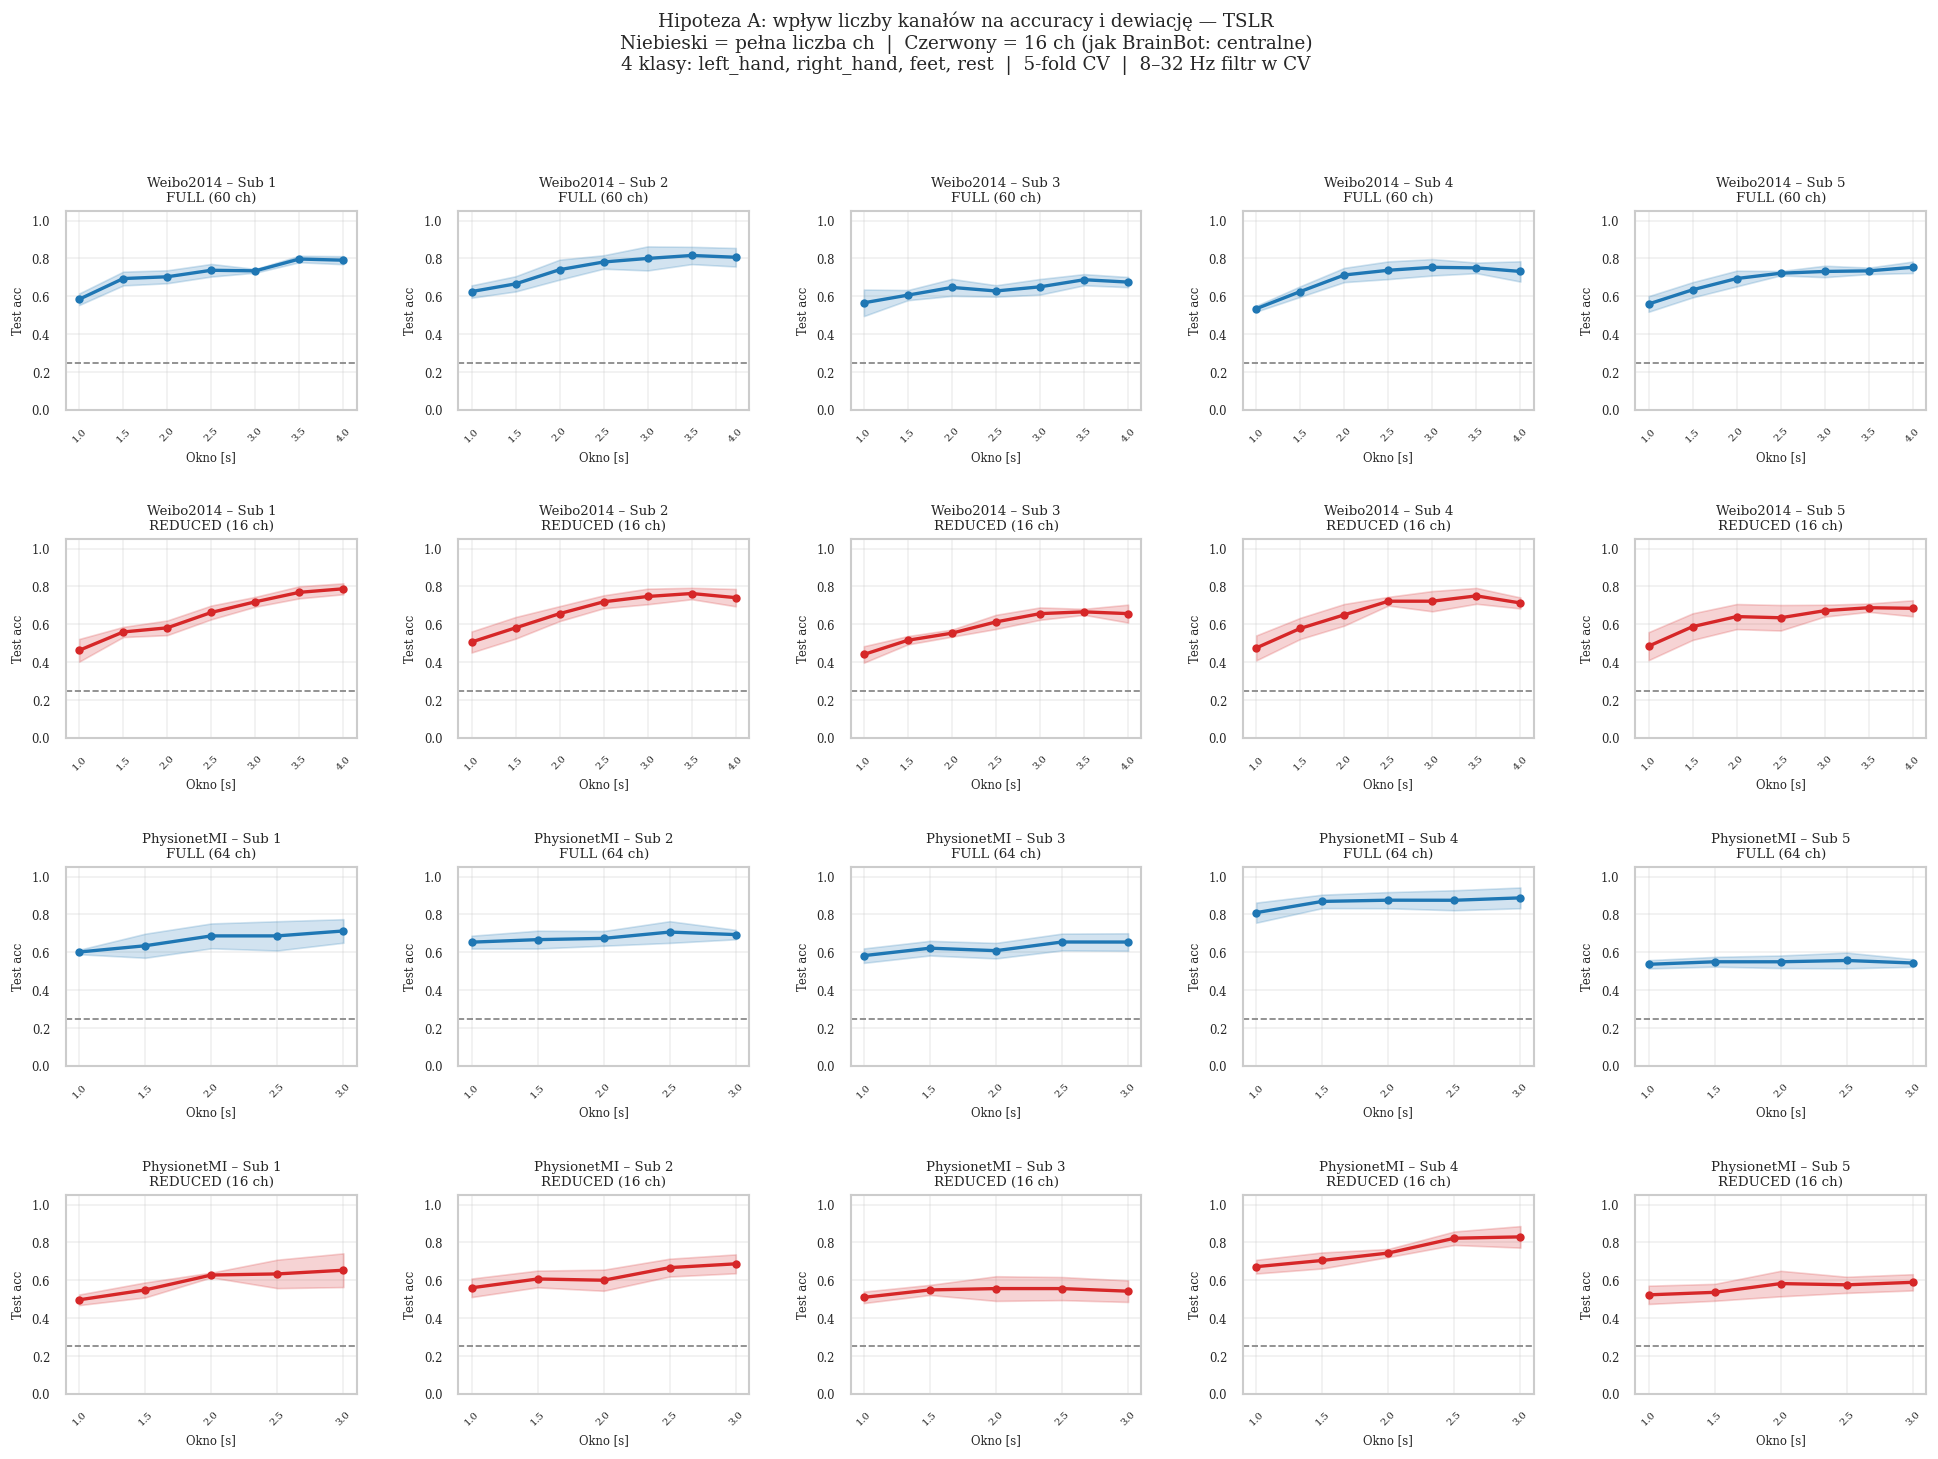

The Python source for this figure:
"""
Hipoteza A: czy mała liczba kanałów (16 jak w BrainBot) powoduje większą dewiację?

Dla Weibo2014 i PhysionetMI porównujemy dwa warunki:
  - FULL: wszystkie kanały datasetu (60 / 64)
  - REDUCED: tylko 16 kanałów pokrywających się z BrainBot

Dla każdego subjectu i warunku liczymy accuracy vs. długość okna (TSLR, 5-fold CV).
Wynik: channel_count_effect.png

Layout:
  Wiersz 0: Weibo2014 – FULL (60 ch)
  Wiersz 1: Weibo2014 – REDUCED (16 ch)
  Wiersz 2: PhysionetMI – FULL (64 ch)
  Wiersz 3: PhysionetMI – REDUCED (16 ch)
  Kolumny: subjecty
"""

import sys
import numpy as np
import matplotlib
matplotlib.use('Agg')
import matplotlib.pyplot as plt
import mne
from pathlib import Path

from pyriemann.estimation import Covariances
from pyriemann.tangentspace import TangentSpace
from sklearn.base import BaseEstimator, TransformerMixin
from sklearn.linear_model import LogisticRegression
from sklearn.preprocessing import LabelEncoder
from sklearn.model_selection import StratifiedKFold, cross_val_score
from sklearn.pipeline import Pipeline

sys.path.insert(0, str(Path(__file__).parent.parent / "moabb"))
from moabb.datasets import Weibo2014, PhysionetMI
from moabb.paradigms import MotorImagery

mne.set_log_level('ERROR')

# ---------------------------------------------------------------------------
# Konfiguracja
# ---------------------------------------------------------------------------
TARGET_EVENTS = ['left_hand', 'right_hand', 'feet', 'rest']

# 16 kanałów BrainBot — centralne/centroparietalne
BRAINBOT_CHANNELS = [
    'Cz', 'FCz', 'CP1', 'FC1', 'C1', 'CP3', 'C3', 'FC3',
    'C4', 'FC4', 'Pz', 'CP2', 'CP4', 'C2', 'CPz', 'FC2',
]

TMIN_START = 1.0
TMAX_STEP  = 0.5
N_FOLDS    = 5
N_JOBS     = 32

# (dataset_instance, name, subjects, tmax_max)
MOABB_DATASETS = [
    (Weibo2014(),   "Weibo2014",   list(range(1, 6)), 4.0),
    (PhysionetMI(), "PhysionetMI", list(range(1, 6)), 3.0),
]

# Kolory warunków
COLOR_FULL    = "#1f77b4"   # niebieski — pełna liczba kanałów
COLOR_REDUCED = "#d62728"   # czerwony  — 16 kanałów (jak BrainBot)

# ---------------------------------------------------------------------------
# Pipeline TSLR
# ---------------------------------------------------------------------------
class EpochBandpassFilter(BaseEstimator, TransformerMixin):
    def __init__(self, sfreq=256.0, l_freq=8.0, h_freq=32.0, method='iir'):
        self.sfreq = sfreq; self.l_freq = l_freq
        self.h_freq = h_freq; self.method = method

    def fit(self, X, y=None):
        return self

    def transform(self, X):
        out = np.empty_like(X)
        for i, epoch in enumerate(X):
            out[i] = mne.filter.filter_data(
                epoch.astype(np.float64),
                sfreq=self.sfreq, l_freq=self.l_freq, h_freq=self.h_freq,
                method=self.method, verbose=False,
            )
        return out


def make_tslr(sfreq=256.0):
    return Pipeline([
        ("bp",  EpochBandpassFilter(sfreq=sfreq)),
        ("cov", Covariances(estimator='oas')),
        ("ts",  TangentSpace(metric='riemann')),
        ("lr",  LogisticRegression(C=1.0, max_iter=1000, solver='lbfgs')),
    ])


# ---------------------------------------------------------------------------
# Ładowanie jednego subjecta z MOABB
# ---------------------------------------------------------------------------
def load_subject(dataset, subject, tmax_max):
    """Zwraca (epochs_mne, sfreq) — pełne epoki do tmax_max, filtr 1-45 Hz."""
    paradigm = MotorImagery(
        events=TARGET_EVENTS,
        n_classes=len(TARGET_EVENTS),
        fmin=1.0, fmax=45.0,
        tmin=0.0, tmax=tmax_max,
        resample=None,
    )
    try:
        epochs, labels, _ = paradigm.get_data(
            dataset, subjects=[subject], return_epochs=True
        )
    except Exception as e:
        print(f"  BŁĄD subject {subject}: {e}")
        return None, None, None

    le = LabelEncoder()
    y = le.fit_transform(labels)
    return epochs, y, epochs.info['sfreq']


# ---------------------------------------------------------------------------
# Obliczanie krzywej accuracy vs. tmax dla danego X_full
# ---------------------------------------------------------------------------
def compute_window_curve(X_full, y, sfreq, tmax_max):
    tmax_values = np.arange(TMIN_START, tmax_max + 0.01, TMAX_STEP)
    cv = StratifiedKFold(n_splits=N_FOLDS, shuffle=True, random_state=42)
    means, stds = [], []
    for tmax in tmax_values:
        n_samples = int(np.round(tmax * sfreq)) + 1
        X_crop = X_full[:, :, :n_samples]
        scores = cross_val_score(make_tslr(sfreq), X_crop, y,
                                 cv=cv, scoring='accuracy', n_jobs=N_JOBS)
        means.append(scores.mean())
        stds.append(scores.std())
        print(f"      tmax={tmax:.1f}s  acc={scores.mean():.3f} ± {scores.std():.3f}")
    return tmax_values, np.array(means), np.array(stds)


# ---------------------------------------------------------------------------
# Główna pętla per-dataset
# ---------------------------------------------------------------------------
def collect_dataset(dataset, dataset_name, subjects, tmax_max):
    """
    Zwraca (n_ch_full, n_ch_reduced, results_full, results_reduced)
    gdzie results_* = list of (subj_label, tmax_values, means, stds)
    """
    results_full    = []
    results_reduced = []
    n_ch_full = n_ch_reduced = None

    for subj in subjects:
        print(f"\n  [{dataset_name}] subject {subj}")
        epochs, y, sfreq = load_subject(dataset, subj, tmax_max)
        if epochs is None:
            continue

        # --- FULL ---
        print(f"    FULL ({len(epochs.ch_names)} ch):")
        n_ch_full = len(epochs.ch_names)
        X_full = epochs.get_data()
        tv, m, s = compute_window_curve(X_full, y, sfreq, tmax_max)
        results_full.append((f"Sub {subj}", tv, m, s))

        # --- REDUCED: przecięcie z kanałami BrainBot ---
        available = [ch for ch in BRAINBOT_CHANNELS if ch in epochs.ch_names]
        n_ch_reduced = len(available)
        print(f"    REDUCED ({n_ch_reduced} ch z {len(BRAINBOT_CHANNELS)}):")
        epochs_r = epochs.copy().pick_channels(available, ordered=False)
        X_reduced = epochs_r.get_data()
        tv, m, s = compute_window_curve(X_reduced, y, sfreq, tmax_max)
        results_reduced.append((f"Sub {subj}", tv, m, s))

    return n_ch_full, n_ch_reduced, results_full, results_reduced


# ---------------------------------------------------------------------------
# Rysowanie
# ---------------------------------------------------------------------------
def plot_dataset(dataset_name, n_ch_full, n_ch_reduced, results_full, results_reduced,
                 chance, ax_row_full, ax_row_reduced):
    """Wypełnia dwa rzędy osi: full i reduced."""
    for col_idx, (subj_label, tv, means, stds) in enumerate(results_full):
        ax = ax_row_full[col_idx]
        ax.plot(tv, means, color=COLOR_FULL, linewidth=2, marker='o', markersize=4)
        ax.fill_between(tv, means - stds, means + stds, alpha=0.2, color=COLOR_FULL)
        ax.axhline(chance, color='gray', linestyle='--', linewidth=1)
        ax.set_title(f"{dataset_name} – {subj_label}\n"
                     f"FULL ({n_ch_full} ch)", fontsize=8)
        _style_ax(ax, tv)

    for col_idx, (subj_label, tv, means, stds) in enumerate(results_reduced):
        ax = ax_row_reduced[col_idx]
        ax.plot(tv, means, color=COLOR_REDUCED, linewidth=2, marker='o', markersize=4)
        ax.fill_between(tv, means - stds, means + stds, alpha=0.2, color=COLOR_REDUCED)
        ax.axhline(chance, color='gray', linestyle='--', linewidth=1)
        ax.set_title(f"{dataset_name} – {subj_label}\n"
                     f"REDUCED ({n_ch_reduced} ch)", fontsize=8)
        _style_ax(ax, tv)

    # ukryj niewykorzystane kolumny
    n_subj = len(results_full)
    for ax_row in (ax_row_full, ax_row_reduced):
        for col_idx in range(n_subj, len(ax_row)):
            ax_row[col_idx].set_visible(False)


def _style_ax(ax, tmax_values):
    ax.set_xlabel("Okno [s]", fontsize=7)
    ax.set_ylabel("Test acc", fontsize=7)
    ax.set_ylim(0, 1.05)
    ax.set_xticks(tmax_values)
    ax.tick_params(axis='x', labelrotation=45, labelsize=6)
    ax.tick_params(axis='y', labelsize=7)
    ax.grid(True, alpha=0.3)


# ---------------------------------------------------------------------------
if __name__ == "__main__":
    chance = 1.0 / len(TARGET_EVENTS)

    # Zbierz dane
    dataset_results = []
    for dataset, ds_name, subjects, tmax_max in MOABB_DATASETS:
        print(f"\n{'='*60}\n{ds_name}\n{'='*60}")
        n_full, n_red, r_full, r_red = collect_dataset(
            dataset, ds_name, subjects, tmax_max
        )
        dataset_results.append((ds_name, n_full, n_red, r_full, r_red, tmax_max))

    if not dataset_results:
        print("Brak danych.")
        exit()

    # Oblicz wymiary wykresu
    n_cols = max(len(r[3]) for r in dataset_results)   # max subjects
    n_rows = 2 * len(dataset_results)                   # 2 rzędy per dataset (full+reduced)

    fig, axes = plt.subplots(
        n_rows, n_cols,
        figsize=(4 * n_cols, 3.2 * n_rows),
        squeeze=False,
        gridspec_kw=dict(hspace=0.65, wspace=0.35),
    )

    for ds_idx, (ds_name, n_full, n_red, r_full, r_red, _) in enumerate(dataset_results):
        row_full    = axes[2 * ds_idx]
        row_reduced = axes[2 * ds_idx + 1]
        plot_dataset(ds_name, n_full, n_red, r_full, r_red,
                     chance, row_full, row_reduced)

    fig.suptitle(
        "Hipoteza A: wpływ liczby kanałów na accuracy i dewiację — TSLR\n"
        f"Niebieski = pełna liczba ch  |  Czerwony = 16 ch (jak BrainBot: centralne)\n"
        f"4 klasy: {', '.join(TARGET_EVENTS)}  |  {N_FOLDS}-fold CV  |  8–32 Hz filtr w CV",
        fontsize=11, y=1.01,
    )

    out_path = Path(__file__).parent / "channel_count_effect.png"
    plt.savefig(out_path, dpi=120, bbox_inches='tight')
    plt.close(fig)
    print(f"\nWykres zapisany: {out_path}")
